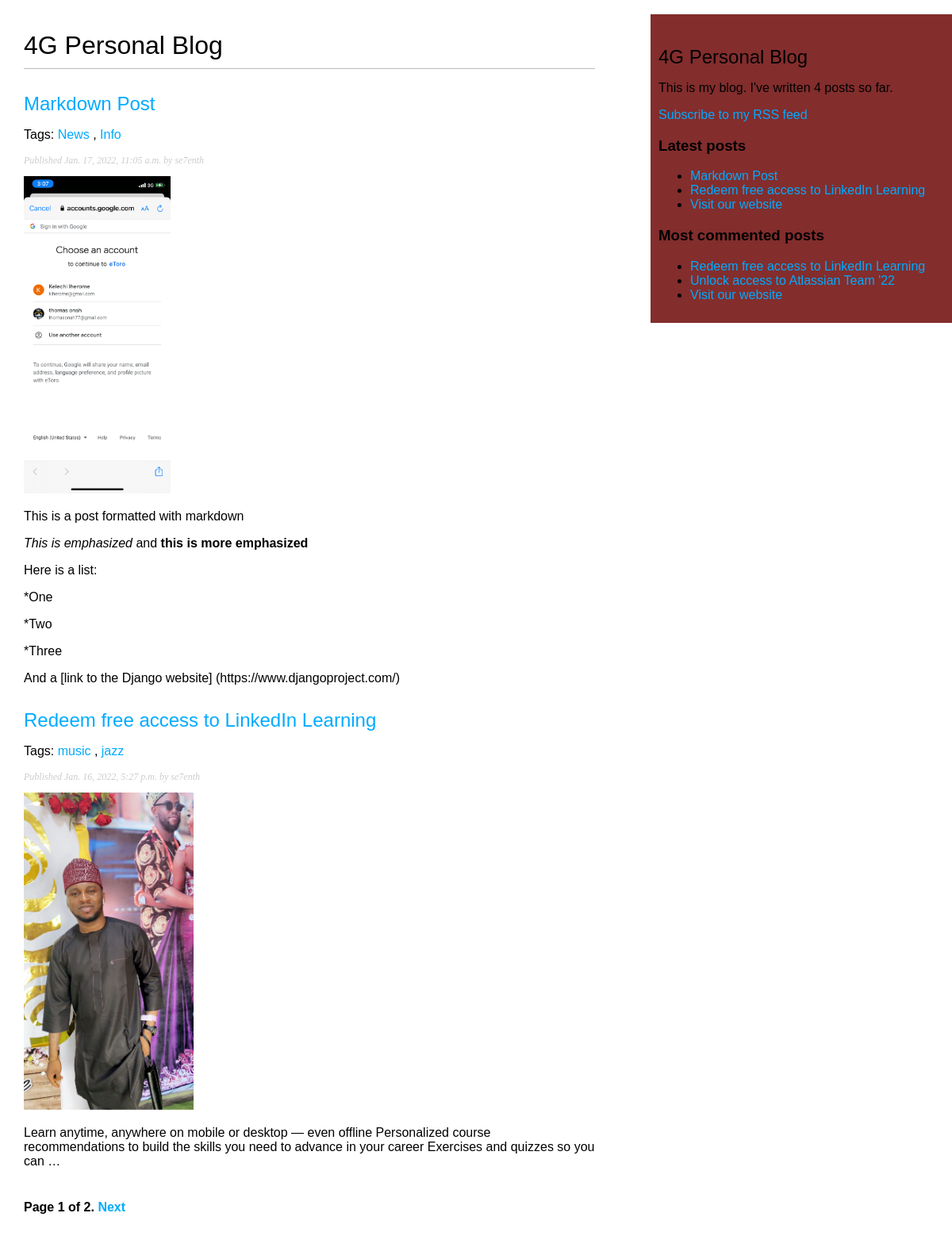
Screenshot of /blog/ with the database file from the repository.
### blog/models.py (models this page shows, shortened)
class Post(models.Model):
    STATUS_CHOICE = (
        ('draft', 'Draft'),
        ('published', 'Published')
    )
    title = models.CharField(max_length=250)
    slug = models.SlugField(max_length=250, unique_for_date='publish')
    author = models.ForeignKey(User, on_delete=models.CASCADE, related_name='blog_posts')
    image = models.ImageField(upload_to='medial/')
    body = models.TextField()
    publish = models.DateTimeField(default=timezone.now)
    created =models.DateTimeField(auto_now_add=True)
    updated = models.DateTimeField(auto_now=True)
    status = models.CharField(max_length=10, choices= STATUS_CHOICE, default='published')
    objects = models.Manager()
    published = PublishedManager()
    tags = TaggableManager()
    class Meta:
        ordering = ('-publish',)
    def get_absolute_url(self):
        return reverse ('blog:post_detail',
            args=[
            self.publish.year,
            self.publish.month,
            self.publish.day, self.slug])

### blog/views.py (the view)
# urls.py: path('', views.post_list, name='post_list'),
def post_list(request, tag_slug=None):
    object_list = Post.published.all()
    tag = None
    if tag_slug:
        tag = get_object_or_404(Tag, slug=tag_slug)
        object_list = object_list.filter(tags__in=[tag])
    paginator = Paginator(object_list, 2) # 3 posts in each page
    page = request.GET.get('page')
    try:
        posts = paginator.page(page)
    except PageNotAnInteger:
        posts = paginator.page(1)
    except EmptyPage:
        posts = paginator.page(paginator.num_pages)
    return render(request,
                 'blog/post/list.html',
                 {'page': page,
                  'posts': posts,
                  'tag': tag})

### blog/models.py (called while the page is built)
    def get_queryset(self):
        return super(PublishedManager, self).get_queryset().filter(status='published')

### blog/templatetags/blog_tags.py (called while the page is built)
@register.simple_tag
def total_posts():
    return Post.published.count()

@register.inclusion_tag('blog/post/latest_posts.html')
def show_latest_posts(count=3):
    latest_posts = Post.published.order_by('-publish')[:count]
    return {'latest_posts':latest_posts}

@register.simple_tag
def get_most_commented_posts(count=3):
    return Post.published.annotate(
        total_comments=Count('comments')
    ).order_by('-total_comments')[:count]

@register.filter(name='markdown')
def markdown_format(text):
    return mark_safe(markdown.markdown(text))

### blog/templates/blog/post/list.html (shortened to what this page needs)
{% extends "blog/base.html" %}
{% load blog_tags %}
{% block content %}
  <h1>4G Personal Blog</h1>
  {% for post in posts %}
    <h2>
      <a href="{{ post.get_absolute_url }}">
        {{ post.title }}
      </a>
    </h2>
    <p class="tags">
      Tags:
      {% for tag in post.tags.all %}
        <a href="{% url "blog:post_list_by_tag" tag.slug %}">
          {{ tag.name }}
        </a>
        {% if not forloop.last %}, {% endif %}
      {% endfor %}
    </p>
    <p class="date">
      Published {{ post.publish }} by {{ post.author }}
    </p>
    <img src = "{{ post.image.url }} "class="rounded mx-auto d-block" style="max-height:400px";>
    {{ post.body|markdown|truncatewords_html:30 }}
  {% endfor %}
  {% include "pagination.html" with page=posts %}
{% endblock %}

### blog/templates/blog/base.html (shortened to what this page needs)
{% load blog_tags %}
{% load static %}
<!DOCTYPE html>
<html>
<head>
  <link href="{% static "css/blog.css" %}" rel="stylesheet">
</head>
<div class="container-md">
<body>
<br/>
  <div id="sidebar">
    <h2>4G Personal Blog</h2>
    <p>This is my blog. I've written {% total_posts %} posts so far.</p>
    <p><a href="{% url "blog:post_feed" %}">Subscribe to my RSS feed</a></p>
    <h3>Latest posts</h3>
    {% show_latest_posts 3 %}
    <h3>Most commented posts</h3>
    {% get_most_commented_posts as most_commented_posts %}
    <ul>
      {% for post in most_commented_posts %}
        <li>
          <a href="{{ post.get_absolute_url}}">{{ post.title }}</a>
        </li>
      {% endfor %}
    </ul>
  </div>
  <div id="content">
    {% block content %}
    {% endblock %}
  </div>
</body>
</div>
</html>

### blog/templates/blog/post/latest_posts.html
<ul>
    {% for post in latest_posts %}
        <li>
            <a href="{{ post.get_absolute_url }}">{{ post.title }}</a>
        </li>
    {% endfor %}
</ul>

### blog/templates/pagination.html (shortened to what this page needs)
<div class="pagination">
    <span class="step-links">
      <span class="current">
        Page {{ page.number }} of {{ page.paginator.num_pages }}.
      </span>
      {% if page.has_next %}
        <a href="?page={{ page.next_page_number }}">Next</a>
      {% endif %}
    </span>
  </div>

### blog/static/css/blog.css (style rules this page uses)
body { margin:0; padding:0; font-family:helvetica, sans-serif; }
a { color:#00abff; text-decoration:none; }
h1 { font-weight:normal; border-bottom:1px solid #bbb; padding:0 0 10px 0; }
h2 { font-weight:normal; margin:30px 0 0; }
#content { float:left; width:60%; padding:0 0 0 30px; }
#sidebar { float:right; width:30%; padding:10px; background:#832d2d; height:100%; }
p.date { color:#ccc; font-family: georgia, serif; font-size: 12px; font-style: italic; }
.pagination { margin:40px 0; font-weight:bold; }

### rows the page displays
Post: title "Markdown Post", publish "Jan. 17, 2022, 11:05 a.m.", author "se7enth", image (picture), body "This is a post formatted with markdown This is emphasized and this is more emphasized Here is a list: *One *Two *Three And a [link to the Django website] (https://www.djangoproject.com/)"
Post: title "Redeem free access to LinkedIn Learning", publish "Jan. 16, 2022, 5:27 p.m.", author "se7enth", image (picture), body "Learn anytime, anywhere on mobile or desktop — even offline Personalized course recommendations to build the skills you need to advance in your career Exercises and quizzes so you can …"
Post: title "Visit our website"
Post: title "Unlock access to Atlassian Team '22"
Tag: name "News"
Tag: name "Info"
Tag: name "music"
Tag: name "jazz"

### other values shown
{{ page.number }} "1"
{{ page.paginator.num_pages }} "2"
